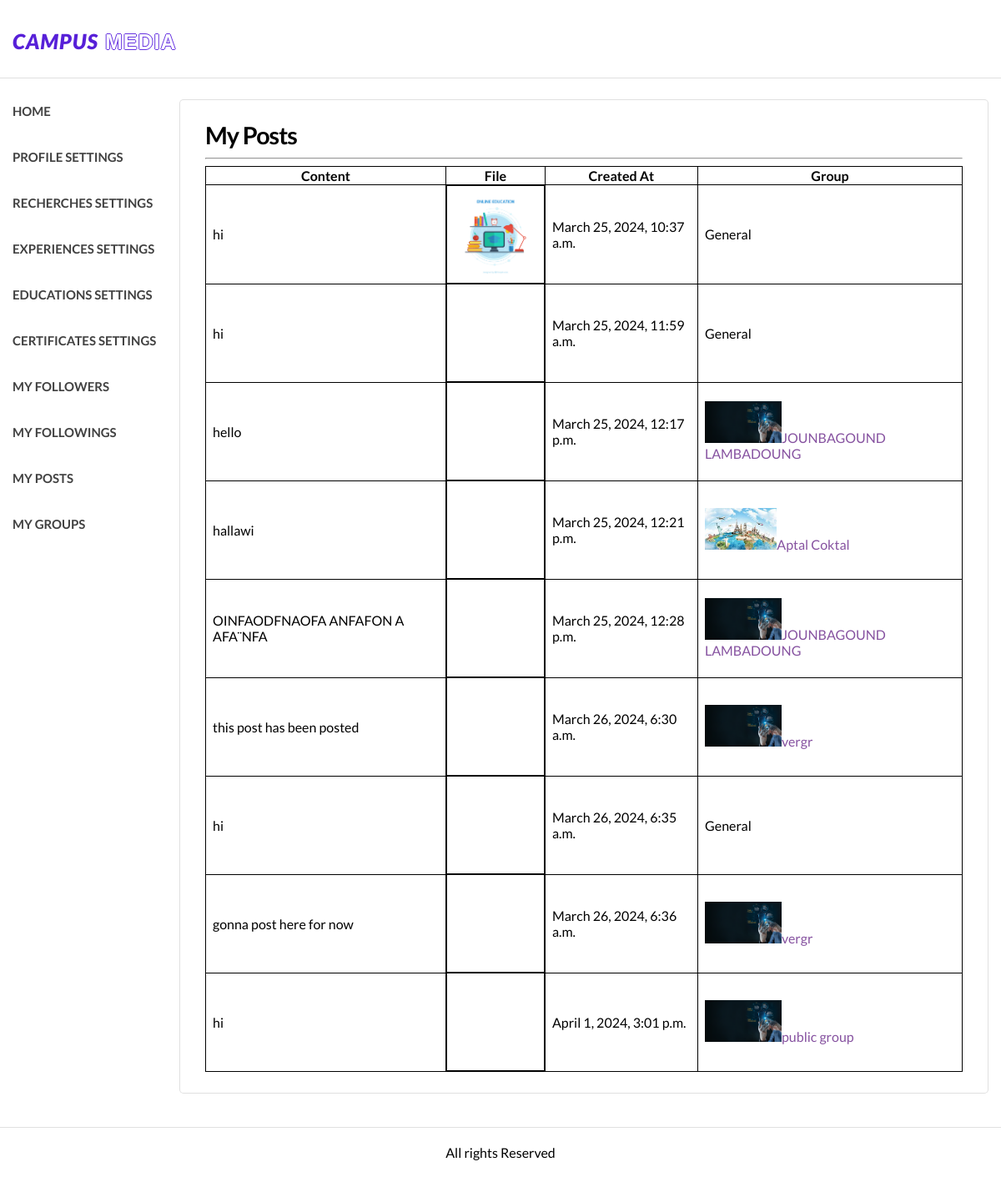
The app's page /mes-posts/ (signed in), older data.
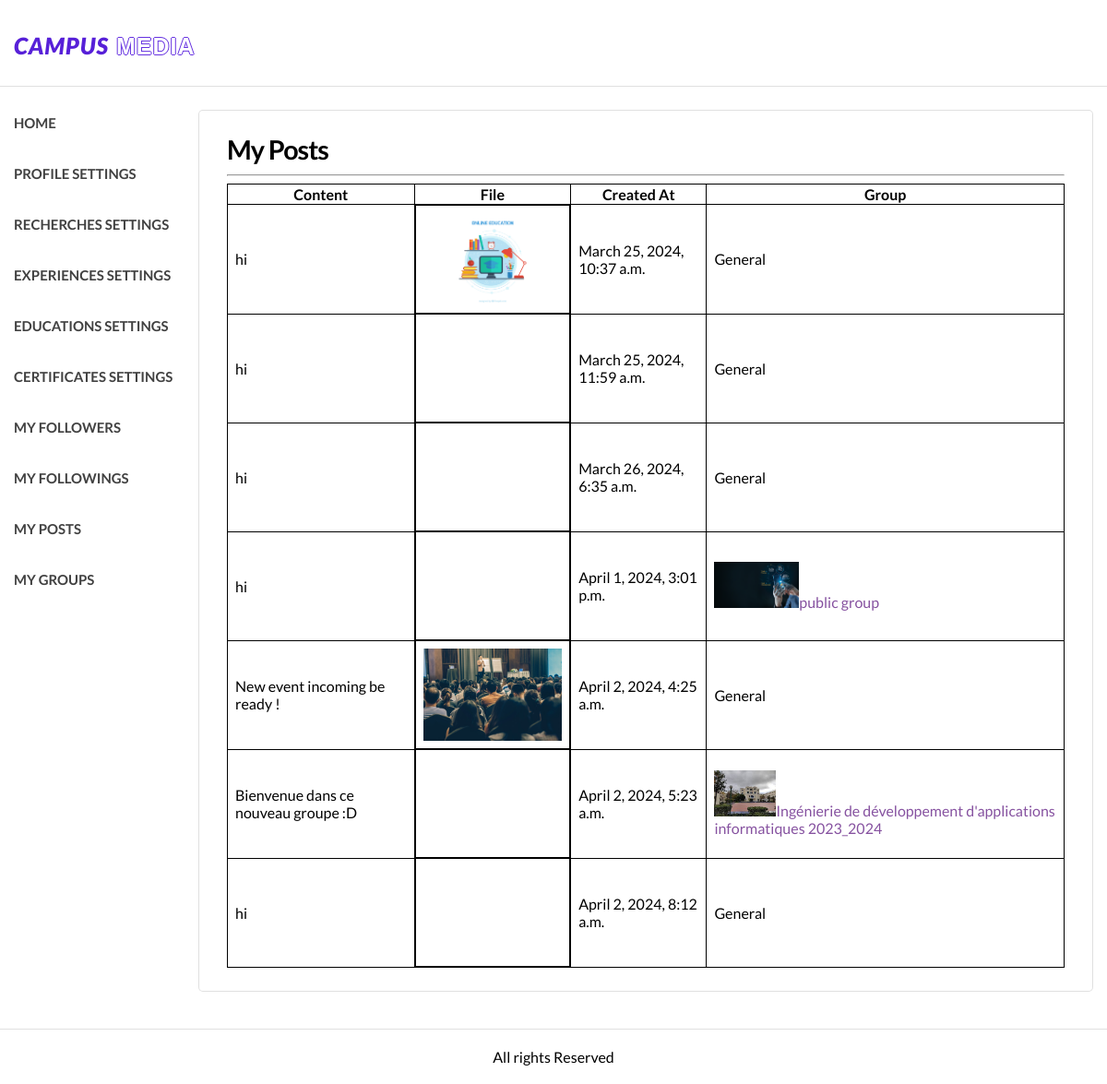
The same page, newer data.
### backend/models.py (models this page shows, shortened)
class Post(models.Model):
    user = models.ForeignKey(User, on_delete=models.CASCADE)
    group = models.ForeignKey(Group, on_delete=models.CASCADE, null=True, blank=True)
    contenue = models.TextField()
    file = models.FileField(upload_to='post_files/', null=True, blank=True)
    created_at = models.DateTimeField(auto_now_add=True)

class Group(models.Model):
    group_name = models.CharField(max_length=100)
    user = models.ForeignKey(settings.AUTH_USER_MODEL, on_delete=models.CASCADE, related_name='admin_groups')
    profile_banner = models.ImageField(default='profile_pictures/img_banniere.png',upload_to='profile_pictures/', blank=True)
    description = models.TextField(default = "Add a description to this group here...")
    target = models.CharField(max_length=100, default='Public')
    created_at = models.DateTimeField(auto_now_add=True, blank=True, null=True)

### backend/views.py (the view)
# urls.py: path('mes-posts/',backendviews.postsSettings , name='mes-posts'),
def postsSettings(request):
    if request.user.is_authenticated:
        posts = Post.objects.filter(user=request.user)
        context ={'posts':posts}
    return render(request, 'HTML/userProfile/settings.html', context)

### Djangotest/templates/HTML/userProfile/settings.html (shortened to what the changed rows need)
{% load static %}
{% load user_tags %}
<!DOCTYPE html>
<html>
  <head>
    <link rel="stylesheet" href="https://use.fontawesome.com/releases/v5.0.6/css/all.css">
    <link rel="stylesheet" href="{% static 'CSS/userProfile/settings.css'%}">
  </head>
  <body>
    <div class="backend-root" >
      <header>
        <div class="header-section">
          <div class="header-content">
            <div class="header-container logo">
              <div class="logoBox">
                <div class="website-name" style="display: flex;" data-url="{% url 'home' %}">
                    <h2><em>Campus</em> <span>Media</span></h2>
                </div>
            </div>
            </div>
          </div>
        </div>
      </header>
      <div class="body-root "  >
        <div class="body-section " >
          <div class="body-content " >
{% if posts %}
  <div class="main-content">
    <div class="main-container account-settings">
      <div class="settings-form account">
        <h2>My Posts</h2>
        <table style="border: 1px solid black; border-collapse: collapse;">
          <thead>
            <tr>
              <th style="border: 1px solid black;">Content</th>
              <th style="border: 1px solid black;">File</th>
              <th style="border: 1px solid black;">Created At</th>
              <th style="border: 1px solid black;">Group</th>
            </tr>
          </thead>
          <tbody>
            {% for post in posts %}
            <tr>
              <td style="border: 1px solid black; padding:8px;">{{post.contenue}}</td>
              <td style="border: 1px solid black;display: flex;justify-content: center; padding:8px;">
                  <img src="/media/{{post.file}}" style="height: 100px;" alt="" srcset="">
              </td>
              <td style="border: 1px solid black;padding:8px;">{{post.created_at}}</td>
              <td style="border: 1px solid black;padding:8px;">
                {% if post.group and post.group.group_name %}
                <img src="/media/{{post.group.profile_banner}}" style="height: 50px;" alt="" srcset=""><a href = "{% url 'group_posts' group_name=post.group.group_name %}">{{ post.group.group_name }}</td>
                {% else %}
                  <p>General</p>
                {% endif %}
            </tr>
            {% endfor %}
          </tbody>
        </table>
      </div>
    </div>
  </div>
{% endif %}
          </div>
        </div>
      </div>
    </div>
  </body>
</html>

Row changes from the older to the newer data that the page shows:
removed Post: contenue "hello", created_at "March 25, 2024, 12:17 p.m.", group.profile_banner (picture), group.group_name "JOUNBAGOUND LAMBADOUNG"
removed Post: contenue "hallawi", created_at "March 25, 2024, 12:21 p.m.", group.profile_banner (picture), group.group_name "Aptal Coktal"
removed Post: contenue "OINFAODFNAOFA ANFAFON A AFA¨NFA", created_at "March 25, 2024, 12:28 p.m.", group.profile_banner (picture), group.group_name "JOUNBAGOUND LAMBADOUNG"
removed Post: contenue "this post has been posted", created_at "March 26, 2024, 6:30 a.m.", group.profile_banner (picture), group.group_name "vergr"
removed Post: contenue "gonna post here for now", created_at "March 26, 2024, 6:36 a.m.", group.profile_banner (picture), group.group_name "vergr"
now on this page (row edited): Post: contenue "New event incoming be ready !", file (picture), created_at "April 2, 2024, 4:25 a.m.", shows "General"
now on this page (row edited): Post: contenue "Bienvenue dans ce nouveau groupe :D", created_at "April 2, 2024, 5:23 a.m.", group.profile_banner (picture), group.group_name "Ingénierie de développement d'applications informatiques 2023_2024"
added Post: contenue "hi", created_at "April 2, 2024, 8:12 a.m.", shows "General"
